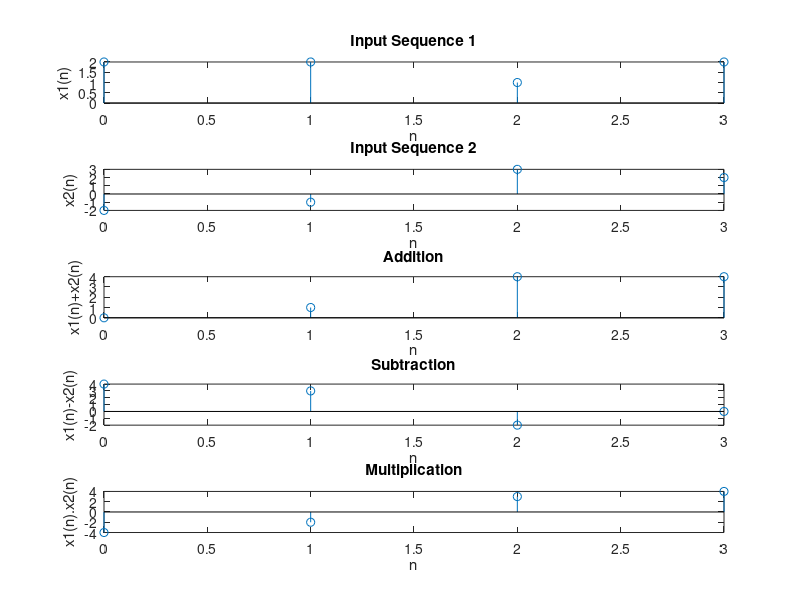

Write the MATLAB code that produced this figure.
x1=[2 2 1 2];

x2=[-2 -1 3 2];

%Input sequences

n=0:3;

subplot(5,1,1);

stem(n,x1);

title('Input Sequence 1');

xlabel('n');

ylabel('x1(n)');

subplot(5,1,2);

stem(n,x2);

title('Input Sequence 2');

xlabel('n');

ylabel('x2(n)');

% Addition

n1=0:3;

subplot(5,1,3);

y1=x1+x2;

stem(n1,y1)

title('Addition');

xlabel('n');

ylabel('x1(n)+x2(n)');

% Subtraction

n2=0:3;

subplot(5,1,4);

y2=x1-x2;

stem(n2,y2)

title('Subtraction');

xlabel('n');

ylabel('x1(n)-x2(n)');

% Multiplication

n3=0:3;

subplot(5,1,5);

y3=x1.*x2;

stem(n3,y3)

title('Multiplication');

xlabel('n');

ylabel('x1(n).x2(n)');
